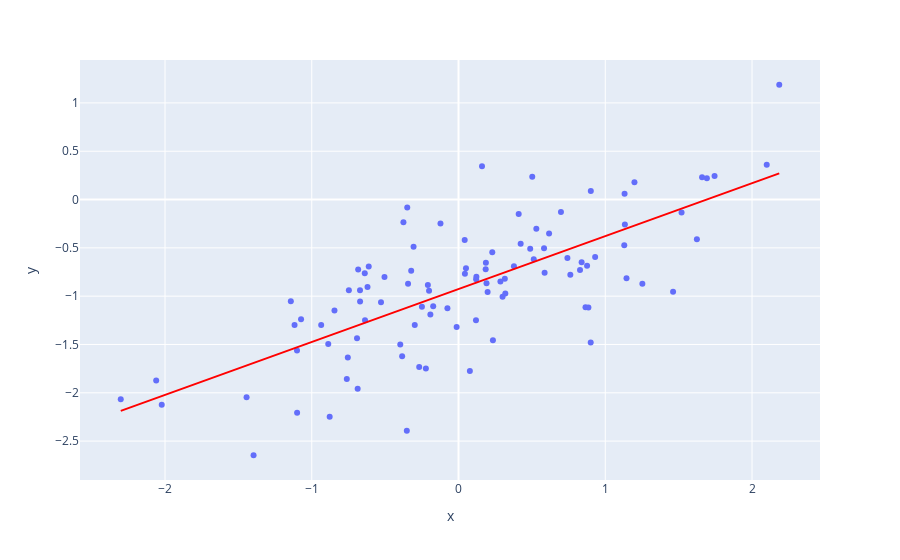

Here is the notebook cell this chart was saved with:
### Code cell
px.scatter(x=x3, y=y3, trendline="ols", trendline_color_override="red")
